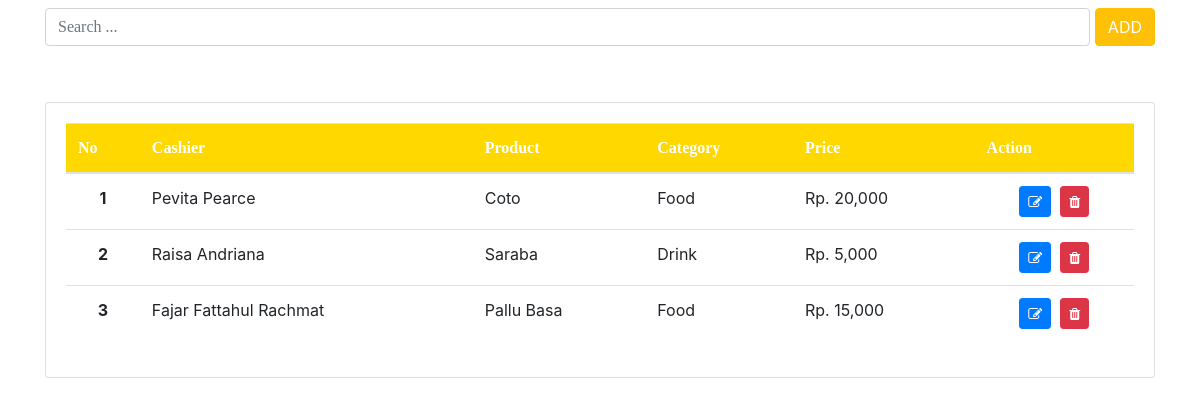
/number6/index.php, run on the app's committed database.
### tables this page shows
CREATE TABLE IF NOT EXISTS `tb_product` (
  `id` int(11) NOT NULL AUTO_INCREMENT,
  `name` varchar(50) NOT NULL,
  `price` int(11) NOT NULL,
  `id_category` int(11) NOT NULL,
  `id_cashier` int(11) NOT NULL,
  PRIMARY KEY (`id`)
);

CREATE TABLE IF NOT EXISTS `tb_cashier` (
  `id` int(11) NOT NULL AUTO_INCREMENT,
  `name` varchar(50) NOT NULL,
  PRIMARY KEY (`id`)
);

CREATE TABLE IF NOT EXISTS `tb_category` (
  `id` int(11) NOT NULL AUTO_INCREMENT,
  `name` varchar(50) NOT NULL,
  PRIMARY KEY (`id`)
);

### number6/index.php (the view, shortened to what this page needs)
<?php
include_once 'connection.php';
?>
<!DOCTYPE html>
<html lang="en">
<head>
    <link rel="stylesheet" href="https://maxcdn.bootstrapcdn.com/bootstrap/4.0.0/css/bootstrap.min.css">
    <link rel="stylesheet" href="https://stackpath.bootstrapcdn.com/font-awesome/4.7.0/css/font-awesome.min.css">
</head>
<body>
    <nav class="navbar navbar-expand-md navbar-light bg-white">
        <div class="container">
            <form style="width: 100%; font-family: Raleway" method="post">
                <input type="text" name="q" class="form-control" placeholder="Search ...">
            </form>
            <button type="button" class="btn btn-warning" style="color: white;" data-toggle="modal" data-target="#add">ADD</button>
        </div>
    </nav>
    <div class="container pt-5">
        <div class="row">
            <div class="col-lg-12">
                <div class="card">
                    <div class="card-body">
                        <table class="table">
                            <thead style="background-color: #ffd800; color: white; font-family: Raleway">
                                <tr>
                                    <th>No</th>
                                    <th>Cashier</th>
                                    <th>Product</th>
                                    <th>Category</th>
                                    <th>Price</th>
                                    <th>Action</th>
                                </tr>
                            </thead>
                            <tbody>
                                <?php
                                $no  = 1;
                                if (isset($_POST['q']))
                                {
                                    $q = $_POST['q'];
                                    $sql = "SELECT tb_product.id, tb_product.`name` AS produk, tb_product.price, tb_category.`name` AS kategori, tb_cashier.`name` AS kasir FROM tb_product INNER JOIN tb_category ON tb_product.id_category = tb_category.id INNER JOIN tb_cashier ON tb_product.id_cashier = tb_cashier.id WHERE tb_product.`name` LIKE '%$q%' OR tb_product.price LIKE '%$q%' OR tb_category.`name` LIKE '%$q%' OR tb_cashier.`name` LIKE '%$q%' ORDER BY tb_product.id";
                                } else
                                {
                                    $sql = "SELECT tb_product.id, tb_product.`name` AS produk, tb_product.price, tb_category.`name` AS kategori, tb_cashier.`name` AS kasir FROM tb_product INNER JOIN tb_category ON tb_product.id_category = tb_category.id INNER JOIN tb_cashier ON tb_product.id_cashier = tb_cashier.id ORDER BY tb_product.id";
                                }
                                $qry = $connect->query($sql);
                                while ($row = $qry->fetch_array(MYSQLI_ASSOC)) { ?>
                                    <tr>
                                        <td align="center"> <b><?= $no++ ?></b> </td>
                                        <td> <?= $row['kasir'] ?> </td>
                                        <td> <?= $row['produk'] ?> </td>
                                        <td> <?= $row['kategori'] ?> </td>
                                        <td> Rp. <?= number_format($row['price']) ?> </td>
                                        <td align="center">
                                            <button class="btn btn-primary btn-sm" data-toggle="modal" data-id="<?= $row['id'] ?>" data-target="#upd"><i class="fa fa-edit"></i></button>&nbsp;
                                            <button class="btn btn-danger btn-sm" id="del" data-id="<?= $row['id'] ?>" data-nm="<?= $row['kasir'] ?>"><i class="fa fa-trash"></i></button>
                                        </td>
                                    </tr>
                                <?php } ?>
                            </tbody>
                        </table>
                    </div>
                </div>
            </div>
        </div>
    </div>
</body>
</html>

### data on the page
tb_product: id_cashier.name "Pevita Pearce", name "Coto", id_category.name "Food", price "20,000"
tb_product: id_cashier.name "Raisa Andriana", name "Saraba", id_category.name "Drink", price "5,000"
tb_product: id_cashier.name "Fajar Fattahul Rachmat", name "Pallu Basa", id_category.name "Food", price "15,000"
